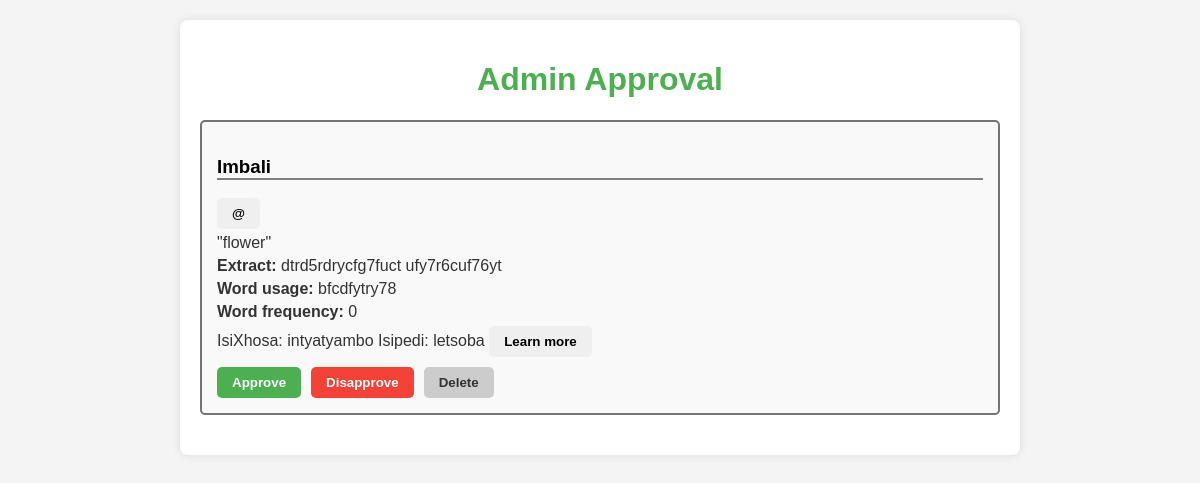
Screenshot of /approveEntry/ (signed in) with the database file from the repository.
### corpusapp/models.py (models this page shows, shortened)
class Entry(models.Model):
    user = models.ForeignKey(settings.AUTH_USER_MODEL, on_delete=models.CASCADE, null=True, blank=True)
    isizulu = models.CharField(max_length=10000)
    english = models.CharField(max_length=20000)
    extract = models.CharField(max_length=90000)
    isixhosa = models.CharField(max_length=2000, blank=True, null=True)
    isipedi = models.CharField(max_length=2000, blank=True, null=True)
    learn_more = models.URLField(max_length=200, default="")
    word_usage = models.CharField(max_length=200)
    commonly = models.CharField(max_length=200)
    word_frequency = models.IntegerField(default = 0)
    status = models.CharField(max_length=20, choices=STATUS_CHOICES, default='Pending')
    word = models.IntegerField(default=0)
    likes = models.ManyToManyField(
        settings.AUTH_USER_MODEL,
        related_name='favorite_entries',  # A way to access the entries a user likes: user.favorite_entries.all()
        blank=True
    )

### corpusapp/views.py (the view, shortened to what this page needs)
# urls.py: path('approveEntry/', views.admin_approval_view, name='admin_approval'),
@user_passes_test(is_admin)
def admin_approval_view(request):
    pending_entries = Entry.objects.filter(status='Pending')
    context = {'pending_entries': pending_entries}
    return render(request, 'adminApproval.html', context)

### corpusapp/views.py (called while the page is built)
def is_admin(user):
    return user.is_staff

### corpusapp/templates/adminApproval.html (shortened to what this page needs)
<!DOCTYPE html>
<html lang="en">
<head>
</head>
<body>
<div class="container">
    <h1>Admin Approval</h1>
    {% if pending_entries %}
        {% for entry in pending_entries %}
 <div class="entry">
                <h3 id="pronounce" style="color:black">{{entry.isizulu}} </h3><button id="speak-button" onclick="speak()">@</button>
            <p class="english">"{{entry.english}}"</p>
            <p class="text-content"><strong>Extract:</strong> {{entry.extract}}</p>
            <p class="text-content"><strong>Word usage:</strong> {{entry.word_usage}}</p>
            <p class="text-content"><strong>Word frequency:</strong> {{entry.word_frequency}}</p>
            <div class="bottom-section">
                <span class="tag">IsiXhosa: {{entry.isixhosa}}</span>
                <span class="tag">Isipedi: {{entry.isipedi}} </span>
                <a href="{{entry.learn_more}}"><button id="button">
                    Learn more
                </button></a>
                <form method="post">
                    <button type="submit" name="action" value="approve" class="approve-btn">Approve</button>
                    <button type="submit" name="action" value="disapprove" class="disapprove-btn">Disapprove</button>
                    <button type="submit" name="action" value="delete" class="delete-btn">Delete</button>
                </form>
            </div>
    </div>
        {% endfor %}
    {% else %}
        <p class="no-entries">No new entries pending approval.</p>
    {% endif %}
</div>
</body>
</html>

### corpusapp/templates/adminApproval.html (style rules this page uses)
body { font-family: Arial, sans-serif; background-color: #f4f4f4; color: #333; margin: 0; padding: 20px; }
.container { max-width: 800px; margin: auto; background: #fff; padding: 20px; border-radius: 8px; box-shadow: 0 0 10px rgba(0, 0, 0, 0.1); }
h1 { color: #4CAF50; text-align: center; }
.entry { border: 2px solid #757575; padding: 15px; margin-bottom: 20px; border-radius: 5px; background-color: #f9f9f9; }
.entry p { margin: 5px 0; }
.entry form { display: flex; gap: 10px; margin-top: 10px; }
.entry button { padding: 8px 15px; border: none; border-radius: 5px; cursor: pointer; font-weight: bold; }
.approve-btn { background-color: #4CAF50; color: white; }
.disapprove-btn { background-color: #f44336; color: white; }
.delete-btn { background-color: #ccc; color: #333; }
#pronounce { border-bottom: 2px solid grey; }

### rows the page displays
Entry: isizulu "Imbali", english "flower", extract "dtrd5rdrycfg7fuct ufy7r6cuf76yt", word_usage "bfcdfytry78", word_frequency "0", isixhosa "intyatyambo", isipedi "letsoba"
